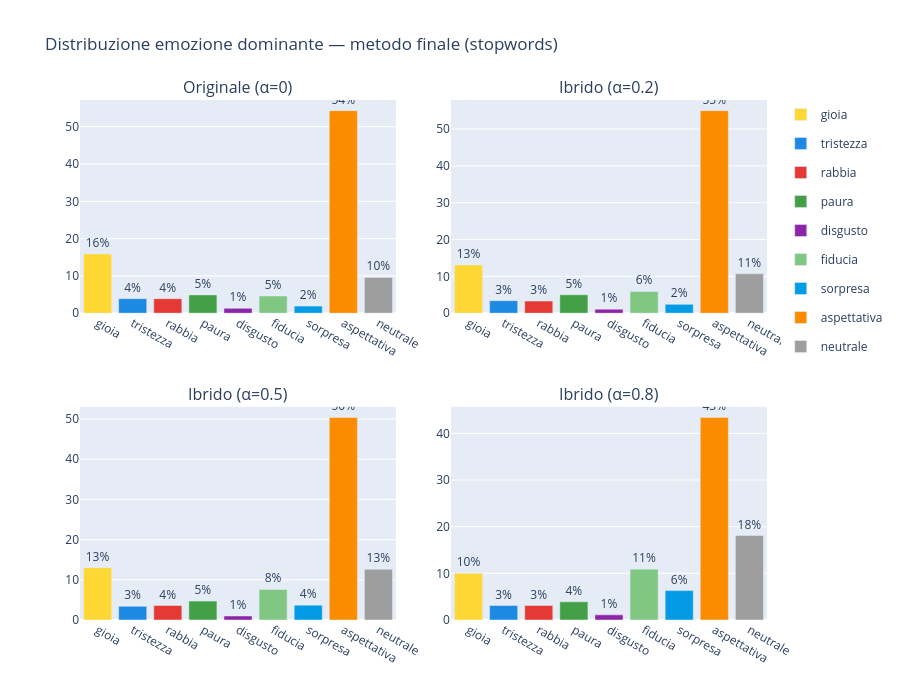

Notebook code cell kept with this figure:
### Code cell
fig = make_subplots(rows=2, cols=2, subplot_titles=list(MATRICES.keys()),
    vertical_spacing=0.18, horizontal_spacing=0.08)
positions = [(1,1),(1,2),(2,1),(2,2)]
for idx,(vname,df_r) in enumerate(results_final.items()):
    counts = df_r['dominant_emotion'].value_counts()
    r,c = positions[idx]
    for e in BASIC_EMOTIONS + ['neutrale']:
        n = counts.get(e,0)
        fig.add_trace(go.Bar(name=e, x=[e], y=[round(n/total*100,1)],
            marker_color=EMOTION_COLORS.get(e,'#999'),
            showlegend=(idx==0), legendgroup=e,
            text=['{:.0f}%'.format(n/total*100)], textposition='outside'),
            row=r, col=c)
fig.update_layout(title='Distribuzione emozione dominante — metodo finale (stopwords)',
                  barmode='group', height=700)
fig.show()

### Figure 1 — Plotly figure (JSON) as saved in the notebook; plotly's stock layout.template omitted (floating-point values rounded to 4 significant figures)
{"data": [{"legendgroup": "gioia", "marker": {"color": "#FDD835"}, "name": "gioia", "showlegend": true, "text": ["16%"], "textposition": "outside", "x": ["gioia"], "y": [15.9], "type": "bar", "xaxis": "x", "yaxis": "y"}, {"legendgroup": "tristezza", "marker": {"color": "#1E88E5"}, "name": "tristezza", "showlegend": true, "text": ["4%"], "textposition": "outside", "x": ["tristezza"], "y": [3.9], "type": "bar", "xaxis": "x", "yaxis": "y"}, {"legendgroup": "rabbia", "marker": {"color": "#E53935"}, "name": "rabbia", "showlegend": true, "text": ["4%"], "textposition": "outside", "x": ["rabbia"], "y": [3.9], "type": "bar", "xaxis": "x", "yaxis": "y"}, {"legendgroup": "paura", "marker": {"color": "#43A047"}, "name": "paura", "showlegend": true, "text": ["5%"], "textposition": "outside", "x": ["paura"], "y": [4.9], "type": "bar", "xaxis": "x", "yaxis": "y"}, {"legendgroup": "disgusto", "marker": {"color": "#8E24AA"}, "name": "disgusto", "showlegend": true, "text": ["1%"], "textposition": "outside", "x": ["disgusto"], "y": [1.3], "type": "bar", "xaxis": "x", "yaxis": "y"}, {"legendgroup": "fiducia", "marker": {"color": "#81C784"}, "name": "fiducia", "showlegend": true, "text": ["5%"], "textposition": "outside", "x": ["fiducia"], "y": [4.6], "type": "bar", "xaxis": "x", "yaxis": "y"}, {"legendgroup": "sorpresa", "marker": {"color": "#039BE5"}, "name": "sorpresa", "showlegend": true, "text": ["2%"], "textposition": "outside", "x": ["sorpresa"], "y": [1.9], "type": "bar", "xaxis": "x", "yaxis": "y"}, {"legendgroup": "aspettativa", "marker": {"color": "#FB8C00"}, "name": "aspettativa", "showlegend": true, "text": ["54%"], "textposition": "outside", "x": ["aspettativa"], "y": [54.3], "type": "bar", "xaxis": "x", "yaxis": "y"}, {"legendgroup": "neutrale", "marker": {"color": "#9E9E9E"}, "name": "neutrale", "showlegend": true, "text": ["10%"], "textposition": "outside", "x": ["neutrale"], "y": [9.6], "type": "bar", "xaxis": "x", "yaxis": "y"}, {"legendgroup": "gioia", "marker": {"color": "#FDD835"}, "name": "gioia", "showlegend": false, "text": ["13%"], "textposition": "outside", "x": ["gioia"], "y": [13.1], "type": "bar", "xaxis": "x2", "yaxis": "y2"}, {"legendgroup": "tristezza", "marker": {"color": "#1E88E5"}, "name": "tristezza", "showlegend": false, "text": ["3%"], "textposition": "outside", "x": ["tristezza"], "y": [3.4], "type": "bar", "xaxis": "x2", "yaxis": "y2"}, {"legendgroup": "rabbia", "marker": {"color": "#E53935"}, "name": "rabbia", "showlegend": false, "text": ["3%"], "textposition": "outside", "x": ["rabbia"], "y": [3.3], "type": "bar", "xaxis": "x2", "yaxis": "y2"}, {"legendgroup": "paura", "marker": {"color": "#43A047"}, "name": "paura", "showlegend": false, "text": ["5%"], "textposition": "outside", "x": ["paura"], "y": [5.0], "type": "bar", "xaxis": "x2", "yaxis": "y2"}, {"legendgroup": "disgusto", "marker": {"color": "#8E24AA"}, "name": "disgusto", "showlegend": false, "text": ["1%"], "textposition": "outside", "x": ["disgusto"], "y": [1.1], "type": "bar", "xaxis": "x2", "yaxis": "y2"}, {"legendgroup": "fiducia", "marker": {"color": "#81C784"}, "name": "fiducia", "showlegend": false, "text": ["6%"], "textposition": "outside", "x": ["fiducia"], "y": [5.9], "type": "bar", "xaxis": "x2", "yaxis": "y2"}, {"legendgroup": "sorpresa", "marker": {"color": "#039BE5"}, "name": "sorpresa", "showlegend": false, "text": ["2%"], "textposition": "outside", "x": ["sorpresa"], "y": [2.4], "type": "bar", "xaxis": "x2", "yaxis": "y2"}, {"legendgroup": "aspettativa", "marker": {"color": "#FB8C00"}, "name": "aspettativa", "showlegend": false, "text": ["55%"], "textposition": "outside", "x": ["aspettativa"], "y": [55.0], "type": "bar", "xaxis": "x2", "yaxis": "y2"}, {"legendgroup": "neutrale", "marker": {"color": "#9E9E9E"}, "name": "neutrale", "showlegend": false, "text": ["11%"], "textposition": "outside", "x": ["neutrale"], "y": [10.7], "type": "bar", "xaxis": "x2", "yaxis": "y2"}, {"legendgroup": "gioia", "marker": {"color": "#FDD835"}, "name": "gioia", "showlegend": false, "text": ["13%"], "textposition": "outside", "x": ["gioia"], "y": [13.0], "type": "bar", "xaxis": "x3", "yaxis": "y3"}, {"legendgroup": "tristezza", "marker": {"color": "#1E88E5"}, "name": "tristezza", "showlegend": false, "text": ["3%"], "textposition": "outside", "x": ["tristezza"], "y": [3.4], "type": "bar", "xaxis": "x3", "yaxis": "y3"}, {"legendgroup": "rabbia", "marker": {"color": "#E53935"}, "name": "rabbia", "showlegend": false, "text": ["4%"], "textposition": "outside", "x": ["rabbia"], "y": [3.6], "type": "bar", "xaxis": "x3", "yaxis": "y3"}, {"legendgroup": "paura", "marker": {"color": "#43A047"}, "name": "paura", "showlegend": false, "text": ["5%"], "textposition": "outside", "x": ["paura"], "y": [4.7], "type": "bar", "xaxis": "x3", "yaxis": "y3"}, {"legendgroup": "disgusto", "marker": {"color": "#8E24AA"}, "name": "disgusto", "showlegend": false, "text": ["1%"], "textposition": "outside", "x": ["disgusto"], "y": [1.0], "type": "bar", "xaxis": "x3", "yaxis": "y3"}, {"legendgroup": "fiducia", "marker": {"color": "#81C784"}, "name": "fiducia", "showlegend": false, "text": ["8%"], "textposition": "outside", "x": ["fiducia"], "y": [7.6], "type": "bar", "xaxis": "x3", "yaxis": "y3"}, {"legendgroup": "sorpresa", "marker": {"color": "#039BE5"}, "name": "sorpresa", "showlegend": false, "text": ["4%"], "textposition": "outside", "x": ["sorpresa"], "y": [3.7], "type": "bar", "xaxis": "x3", "yaxis": "y3"}, {"legendgroup": "aspettativa", "marker": {"color": "#FB8C00"}, "name": "aspettativa", "showlegend": false, "text": ["50%"], "textposition": "outside", "x": ["aspettativa"], "y": [50.4], "type": "bar", "xaxis": "x3", "yaxis": "y3"}, {"legendgroup": "neutrale", "marker": {"color": "#9E9E9E"}, "name": "neutrale", "showlegend": false, "text": ["13%"], "textposition": "outside", "x": ["neutrale"], "y": [12.6], "type": "bar", "xaxis": "x3", "yaxis": "y3"}, {"legendgroup": "gioia", "marker": {"color": "#FDD835"}, "name": "gioia", "showlegend": false, "text": ["10%"], "textposition": "outside", "x": ["gioia"], "y": [10.0], "type": "bar", "xaxis": "x4", "yaxis": "y4"}, {"legendgroup": "tristezza", "marker": {"color": "#1E88E5"}, "name": "tristezza", "showlegend": false, "text": ["3%"], "textposition": "outside", "x": ["tristezza"], "y": [3.1], "type": "bar", "xaxis": "x4", "yaxis": "y4"}, {"legendgroup": "rabbia", "marker": {"color": "#E53935"}, "name": "rabbia", "showlegend": false, "text": ["3%"], "textposition": "outside", "x": ["rabbia"], "y": [3.1], "type": "bar", "xaxis": "x4", "yaxis": "y4"}, {"legendgroup": "paura", "marker": {"color": "#43A047"}, "name": "paura", "showlegend": false, "text": ["4%"], "textposition": "outside", "x": ["paura"], "y": [3.9], "type": "bar", "xaxis": "x4", "yaxis": "y4"}, {"legendgroup": "disgusto", "marker": {"color": "#8E24AA"}, "name": "disgusto", "showlegend": false, "text": ["1%"], "textposition": "outside", "x": ["disgusto"], "y": [1.1], "type": "bar", "xaxis": "x4", "yaxis": "y4"}, {"legendgroup": "fiducia", "marker": {"color": "#81C784"}, "name": "fiducia", "showlegend": false, "text": ["11%"], "textposition": "outside", "x": ["fiducia"], "y": [10.9], "type": "bar", "xaxis": "x4", "yaxis": "y4"}, {"legendgroup": "sorpresa", "marker": {"color": "#039BE5"}, "name": "sorpresa", "showlegend": false, "text": ["6%"], "textposition": "outside", "x": ["sorpresa"], "y": [6.3], "type": "bar", "xaxis": "x4", "yaxis": "y4"}, {"legendgroup": "aspettativa", "marker": {"color": "#FB8C00"}, "name": "aspettativa", "showlegend": false, "text": ["43%"], "textposition": "outside", "x": ["aspettativa"], "y": [43.4], "type": "bar", "xaxis": "x4", "yaxis": "y4"}, {"legendgroup": "neutrale", "marker": {"color": "#9E9E9E"}, "name": "neutrale", "showlegend": false, "text": ["18%"], "textposition": "outside", "x": ["neutrale"], "y": [18.1], "type": "bar", "xaxis": "x4", "yaxis": "y4"}], "layout": {"xaxis": {"anchor": "y", "domain": [0.0, 0.46]}, "yaxis": {"anchor": "x", "domain": [0.59, 1.0]}, "xaxis2": {"anchor": "y2", "domain": [0.54, 1.0]}, "yaxis2": {"anchor": "x2", "domain": [0.59, 1.0]}, "xaxis3": {"anchor": "y3", "domain": [0.0, 0.46]}, "yaxis3": {"anchor": "x3", "domain": [0.0, 0.41]}, "xaxis4": {"anchor": "y4", "domain": [0.54, 1.0]}, "yaxis4": {"anchor": "x4", "domain": [0.0, 0.41]}, "annotations": [{"font": {"size": 16}, "showarrow": false, "text": "Originale (α=0)", "x": 0.23, "xanchor": "center", "xref": "paper", "y": 1.0, "yanchor": "bottom", "yref": "paper"}, {"font": {"size": 16}, "showarrow": false, "text": "Ibrido (α=0.2)", "x": 0.77, "xanchor": "center", "xref": "paper", "y": 1.0, "yanchor": "bottom", "yref": "paper"}, {"font": {"size": 16}, "showarrow": false, "text": "Ibrido (α=0.5)", "x": 0.23, "xanchor": "center", "xref": "paper", "y": 0.41, "yanchor": "bottom", "yref": "paper"}, {"font": {"size": 16}, "showarrow": false, "text": "Ibrido (α=0.8)", "x": 0.77, "xanchor": "center", "xref": "paper", "y": 0.41, "yanchor": "bottom", "yref": "paper"}], "title": {"text": "Distribuzione emozione dominante — metodo finale (stopwords)"}, "barmode": "group", "height": 700}}
